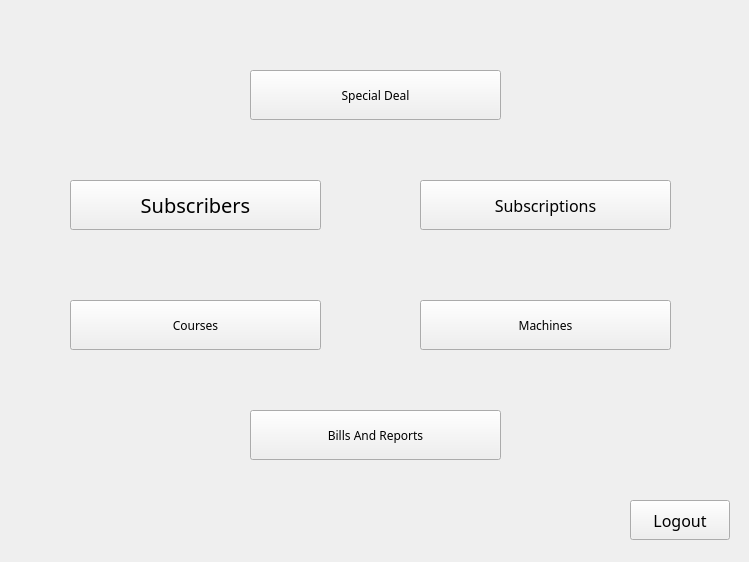
<?xml version="1.0" encoding="UTF-8"?>
<ui version="4.0">
 <class>MainWindow</class>
 <widget class="QMainWindow" name="MainWindow">
  <property name="geometry">
   <rect>
    <x>0</x>
    <y>0</y>
    <width>749</width>
    <height>562</height>
   </rect>
  </property>
  <property name="minimumSize">
   <size>
    <width>749</width>
    <height>562</height>
   </size>
  </property>
  <property name="maximumSize">
   <size>
    <width>749</width>
    <height>562</height>
   </size>
  </property>
  <property name="windowTitle">
   <string>MainWindow</string>
  </property>
  <property name="styleSheet">
   <string notr="true">QMainWindow{
	border-image: url(:/background/img/Workout Peel and Stick Wallpaper for Gym Self Adhesive Removable Fabric Crossfit Mural Wallpaper PW166.jpeg);
}</string>
  </property>
  <widget class="QWidget" name="centralwidget">
   <widget class="QPushButton" name="machines">
    <property name="geometry">
     <rect>
      <x>420</x>
      <y>300</y>
      <width>251</width>
      <height>50</height>
     </rect>
    </property>
    <property name="font">
     <font>
      <family>8514oem</family>
     </font>
    </property>
    <property name="text">
     <string>Machines</string>
    </property>
   </widget>
   <widget class="QPushButton" name="subr">
    <property name="geometry">
     <rect>
      <x>70</x>
      <y>180</y>
      <width>251</width>
      <height>50</height>
     </rect>
    </property>
    <property name="font">
     <font>
      <family>8514oem</family>
      <pointsize>15</pointsize>
     </font>
    </property>
    <property name="mouseTracking">
     <bool>false</bool>
    </property>
    <property name="text">
     <string>Subscribers</string>
    </property>
   </widget>
   <widget class="QPushButton" name="course">
    <property name="geometry">
     <rect>
      <x>70</x>
      <y>300</y>
      <width>251</width>
      <height>50</height>
     </rect>
    </property>
    <property name="font">
     <font>
      <family>8514oem</family>
     </font>
    </property>
    <property name="text">
     <string>Courses</string>
    </property>
   </widget>
   <widget class="QPushButton" name="subp">
    <property name="geometry">
     <rect>
      <x>420</x>
      <y>180</y>
      <width>251</width>
      <height>50</height>
     </rect>
    </property>
    <property name="font">
     <font>
      <family>8514oem</family>
      <pointsize>12</pointsize>
     </font>
    </property>
    <property name="text">
     <string>Subscriptions</string>
    </property>
   </widget>
   <widget class="QPushButton" name="bills">
    <property name="geometry">
     <rect>
      <x>250</x>
      <y>410</y>
      <width>251</width>
      <height>50</height>
     </rect>
    </property>
    <property name="font">
     <font>
      <family>8514oem</family>
     </font>
    </property>
    <property name="text">
     <string>Bills And Reports</string>
    </property>
   </widget>
   <widget class="QPushButton" name="deal">
    <property name="geometry">
     <rect>
      <x>250</x>
      <y>70</y>
      <width>251</width>
      <height>50</height>
     </rect>
    </property>
    <property name="font">
     <font>
      <family>8514oem</family>
     </font>
    </property>
    <property name="text">
     <string>Special Deal</string>
    </property>
   </widget>
   <widget class="QPushButton" name="logout">
    <property name="geometry">
     <rect>
      <x>630</x>
      <y>500</y>
      <width>100</width>
      <height>40</height>
     </rect>
    </property>
    <property name="font">
     <font>
      <family>8514oem</family>
      <pointsize>12</pointsize>
     </font>
    </property>
    <property name="text">
     <string>Logout</string>
    </property>
   </widget>
  </widget>
  <widget class="QMenuBar" name="menubar">
   <property name="geometry">
    <rect>
     <x>0</x>
     <y>0</y>
     <width>749</width>
     <height>26</height>
    </rect>
   </property>
  </widget>
 </widget>
 <resources>
  <include location="ressource.qrc"/>
 </resources>
 <connections/>
</ui>
